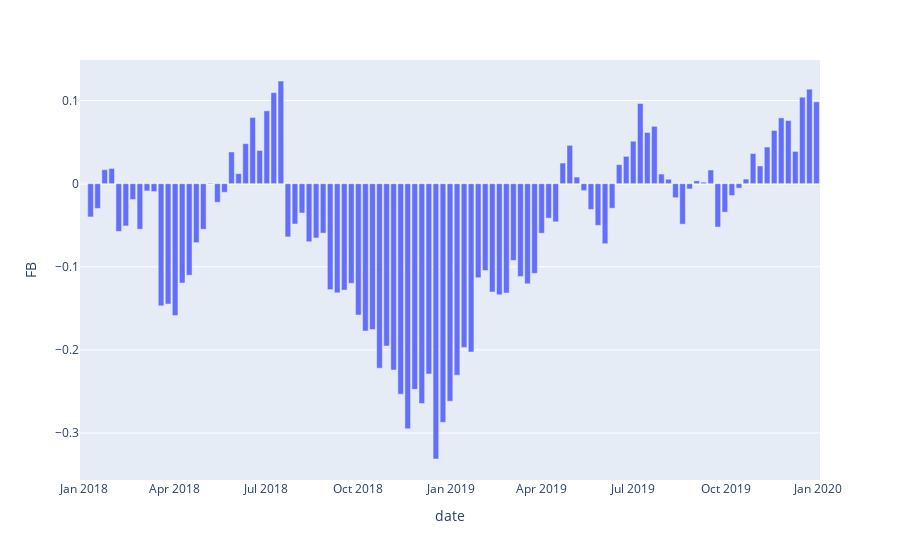

Notebook code for this chart:
### Code cell
hist_fb = px.data.stocks(indexed=True)-1
fig = px.bar(hist_fb, x=hist_fb.index, y="FB", height=600)
fig.show()
